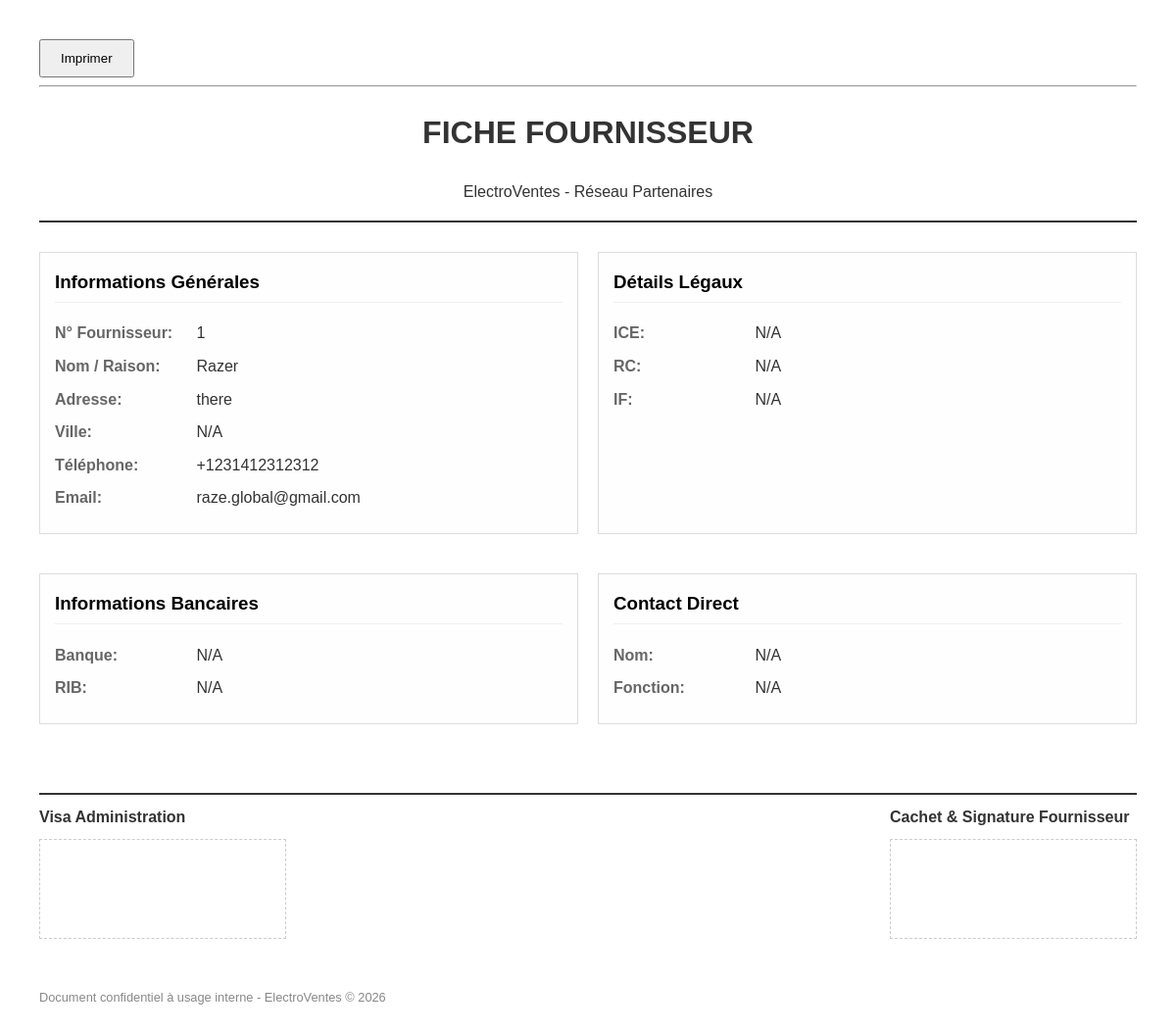
/admin/print/supplier/1 (signed in), run on the app's committed database.
### app/models.py (models this page shows)
class Fournisseur(db.Model):
    id_fournisseur = db.Column(db.Integer, primary_key=True)
    nom = db.Column(db.String(100), nullable=False)
    email = db.Column(db.String(120))
    telephone = db.Column(db.String(20))
    adresse = db.Column(db.String(200))
    ville = db.Column(db.String(100))
    ice = db.Column(db.String(50))
    rc = db.Column(db.String(50))
    if_legal = db.Column(db.String(50))
    banque = db.Column(db.String(100))
    rib = db.Column(db.String(100))
    contact_nom = db.Column(db.String(100))
    contact_fonction = db.Column(db.String(100))
    produits = db.relationship('Produit', backref='fournisseur', lazy=True)

### app/routes/admin.py (the view)
@admin.route('/print/supplier/<int:supplier_id>')
@login_required
@admin_required
def print_supplier(supplier_id):
    sup = Fournisseur.query.get_or_404(supplier_id)
    return render_template('admin/print_supplier_sheet.html', supplier=sup)

### app/models.py (called while the page is built)
@login_manager.user_loader
def load_user(user_id):
    return Client.query.get(int(user_id))

### app/routes/admin.py (called while the page is built)
def admin_required(f):
    from functools import wraps
    @wraps(f)
    def decorated_function(*args, **kwargs):
        if not current_user.is_authenticated or not current_user.is_admin:
            flash("Accès réservé aux administrateurs.", "danger")
            return redirect(url_for('main.index'))
        return f(*args, **kwargs)
    return decorated_function

### app/templates/admin/print_supplier_sheet.html (shortened to what this page needs)
<!DOCTYPE html>
<html lang="fr">
<head>
</head>
<body>
    <div class="no-print">
        <button onclick="window.print()" style="padding: 10px 20px; cursor: pointer;">Imprimer</button>
        <hr>
    </div>
    <div class="header">
        <h1>FICHE FOURNISSEUR</h1>
        <p>ElectroVentes - Réseau Partenaires</p>
    </div>
    <div class="grid">
        <div class="section">
            <h3>Informations Générales</h3>
            <div class="field"><label>N° Fournisseur:</label> {{ supplier.id_fournisseur }}</div>
            <div class="field"><label>Nom / Raison:</label> {{ supplier.nom }}</div>
            <div class="field"><label>Adresse:</label> {{ supplier.adresse }}</div>
            <div class="field"><label>Ville:</label> {{ supplier.ville or 'N/A' }}</div>
            <div class="field"><label>Téléphone:</label> {{ supplier.telephone }}</div>
            <div class="field"><label>Email:</label> {{ supplier.email }}</div>
        </div>
        <div class="section">
            <h3>Détails Légaux</h3>
            <div class="field"><label>ICE:</label> {{ supplier.ice or 'N/A' }}</div>
            <div class="field"><label>RC:</label> {{ supplier.rc or 'N/A' }}</div>
            <div class="field"><label>IF:</label> {{ supplier.if_legal or 'N/A' }}</div>
        </div>
        <div class="section">
            <h3>Informations Bancaires</h3>
            <div class="field"><label>Banque:</label> {{ supplier.banque or 'N/A' }}</div>
            <div class="field"><label>RIB:</label> {{ supplier.rib or 'N/A' }}</div>
        </div>
        <div class="section">
            <h3>Contact Direct</h3>
            <div class="field"><label>Nom:</label> {{ supplier.contact_nom or 'N/A' }}</div>
            <div class="field"><label>Fonction:</label> {{ supplier.contact_fonction or 'N/A' }}</div>
        </div>
    </div>
    <div class="signature-box">
        <div>
            <strong>Visa Administration</strong>
            <div class="signature-area"></div>
        </div>
        <div>
            <strong>Cachet & Signature Fournisseur</strong>
            <div class="signature-area"></div>
        </div>
    </div>
    <div style="margin-top: 50px; font-size: 0.8em; color: #888;">
        Document confidentiel à usage interne - ElectroVentes &copy; 2026
    </div>
</body>
</html>

### app/templates/admin/print_supplier_sheet.html (style rules this page uses)
body { font-family: Arial, sans-serif; margin: 40px; color: #333; line-height: 1.6; }
.header { border-bottom: 2px solid #333; margin-bottom: 30px; text-align: center; }
.grid { display: grid; grid-template-columns: 1fr 1fr; gap: 20px; }
.section { margin-bottom: 20px; padding: 15px; border: 1px solid #ddd; background: #fefefe; }
.section h3 { margin-top: 0; border-bottom: 1px solid #eee; padding-bottom: 5px; color: #000; }
.field { margin-bottom: 8px; }
.field label { font-weight: bold; color: #666; width: 140px; display: inline-block; }
.signature-box { margin-top: 50px; border-top: 2px solid #333; padding-top: 10px; display: flex; justify-content: space-between; }
.signature-area { width: 250px; height: 100px; border: 1px dashed #ccc; margin-top: 10px; }

### data on the page
Fournisseur: id_fournisseur "1", nom "Razer", adresse "there", ville "N/A", telephone "+1231412312312", email "raze.global@gmail.com", ice "N/A", rc "N/A", if_legal "N/A", banque "N/A", rib "N/A", contact_nom "N/A", contact_fonction "N/A"
